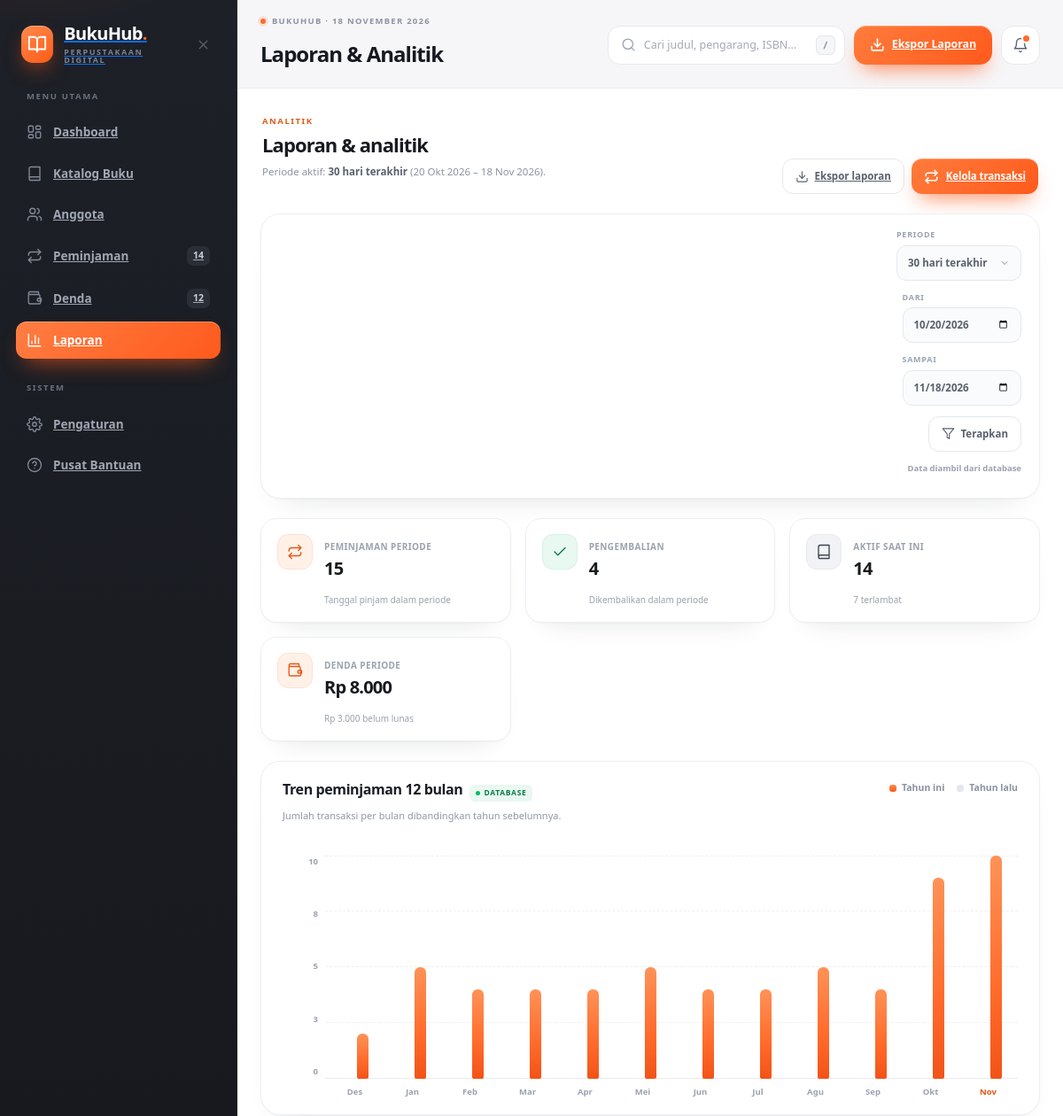
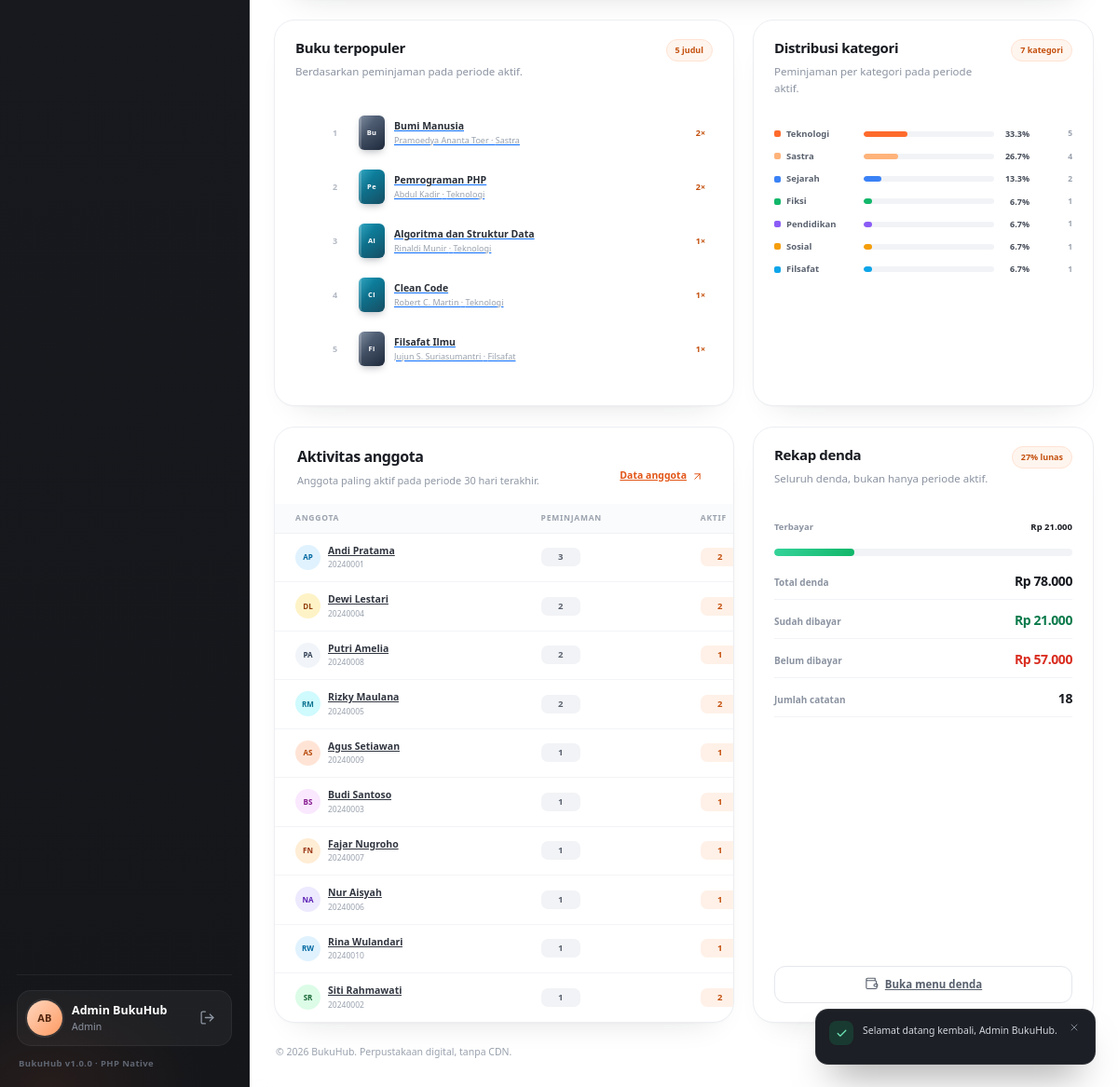
/index.php?page=reports (signed in), run on the app's committed database (2 pictures, top to bottom).
### tables this page shows
CREATE TABLE `buku` (
  `id_buku`         INT UNSIGNED NOT NULL AUTO_INCREMENT,
  `judul`           VARCHAR(180) NOT NULL,
  `pengarang`       VARCHAR(120) NOT NULL,
  `kategori`        VARCHAR(40)  NOT NULL,
  `isbn`            VARCHAR(30)  NULL DEFAULT NULL,
  `penerbit`        VARCHAR(120) NULL DEFAULT NULL,
  `tahun_terbit`    SMALLINT UNSIGNED NULL DEFAULT NULL,
  `sinopsis`        TEXT NULL DEFAULT NULL,
  `jumlah_eksemplar` SMALLINT UNSIGNED NOT NULL DEFAULT 1,
  `stok_tersedia`   SMALLINT UNSIGNED NOT NULL DEFAULT 1,
  `created_at`      TIMESTAMP NOT NULL DEFAULT CURRENT_TIMESTAMP,
  `updated_at`      TIMESTAMP NOT NULL DEFAULT CURRENT_TIMESTAMP ON UPDATE CURRENT_TIMESTAMP,
  PRIMARY KEY (`id_buku`),
  KEY `idx_buku_judul` (`judul`),
  KEY `idx_buku_pengarang` (`pengarang`),
  KEY `idx_buku_kategori` (`kategori`),
  KEY `idx_buku_isbn` (`isbn`),
  KEY `idx_buku_stok` (`stok_tersedia`)
);

CREATE TABLE `anggota` (
  `id_anggota` INT UNSIGNED NOT NULL AUTO_INCREMENT,
  `nama`       VARCHAR(100) NOT NULL,
  `nim_nik`    VARCHAR(30)  NOT NULL,
  `email`      VARCHAR(120) NOT NULL,
  `telepon`    VARCHAR(20)  NULL DEFAULT NULL,
  `alamat`     VARCHAR(255) NULL DEFAULT NULL,
  `maks_pinjam` TINYINT UNSIGNED NOT NULL DEFAULT 3,
  `status`     ENUM('aktif','nonaktif') NOT NULL DEFAULT 'aktif',
  `created_at` TIMESTAMP NOT NULL DEFAULT CURRENT_TIMESTAMP,
  `updated_at` TIMESTAMP NOT NULL DEFAULT CURRENT_TIMESTAMP ON UPDATE CURRENT_TIMESTAMP,
  PRIMARY KEY (`id_anggota`),
  UNIQUE KEY `uq_anggota_nim` (`nim_nik`),
  UNIQUE KEY `uq_anggota_email` (`email`),
  KEY `idx_anggota_status` (`status`),
  KEY `idx_anggota_nama` (`nama`)
);

### views/reports/index.php (the view, shortened to what the rows shown need)
<section class="view is-active" aria-labelledby="reportsHeading">
  <div class="module-head">
    <div>
      <h2 class="module-title" id="reportsHeading">Laporan &amp; analitik</h2>
    </div>
  </div>
  <div class="card chart-card">
    <div class="card-head chart-head">
      <div class="head-copy">
        <div class="title-row">
          <h2>Tren peminjaman 12 bulan</h2>
        </div>
      </div>
    </div>
  </div>
  <div class="report-grid">
    <div class="card report-card">
      <div class="report-head">
        <div>
          <h2 class="module-title module-title--sm">Buku terpopuler</h2>
        </div>
      </div>
      <?php if (empty($topBooks)): ?>
        <p class="fine-foot">Tidak ada peminjaman pada periode ini.</p>
      <?php else: ?>
        <ul class="rank-list">
          <?php foreach ($topBooks as $index => $book): ?>
            <?php $style = category_style($book['kategori']); ?>
            <li class="rank-item">
              <span class="rank-num"><?= $index + 1 ?></span>
              <span class="book-cover book-cover--sm" style="--c1: <?= e($style['c1']) ?>; --c2: <?= e($style['c2']) ?>"><?= e(mb_substr($book['judul'], 0, 2)) ?></span>
              <a class="rank-meta" href="<?= e(book_url((int) $book['id_buku'])) ?>">
                <strong><?= e($book['judul']) ?></strong>
                <span><?= e($book['pengarang']) ?> · <?= e($book['kategori']) ?></span>
              </a>
              <span class="rank-count"><?= num($book['total']) ?>×</span>
            </li>
          <?php endforeach; ?>
        </ul>
      <?php endif; ?>
    </div>
    <div class="card report-card">
      <div class="report-head">
        <div>
          <h2 class="module-title module-title--sm">Distribusi kategori</h2>
        </div>
      </div>
    </div>
  </div>
  <div class="report-grid">
    <div class="card table-card">
      <div class="card-head table-head">
        <div class="head-copy">
          <h2>Aktivitas anggota</h2>
        </div>
      </div>
      <div class="table-wrap">
        <table class="data-table">
          <thead>
            <tr>
              <th>Anggota</th>
              <th>Peminjaman</th>
              <th>Aktif</th>
            </tr>
          </thead>
          <tbody>
            <?php if (empty($memberActivity)): ?>
              <?= empty_row(4, 'Belum ada aktivitas', 'Tambahkan anggota dan transaksi.') ?>
            <?php else: ?>
              <?php foreach ($memberActivity as $member): ?>
                <?php $avatar = avatar_style((int) $member['id_anggota']); ?>
                <tr>
                  <td>
                    <div class="member-cell">
                      <span class="member-avatar" style="--av-bg: <?= e($avatar[0]) ?>; --av-ink: <?= e($avatar[1]) ?>"><?= e(initials($member['nama'])) ?></span>
                      <span class="member-meta">
                        <a class="member-name" href="<?= e(member_url((int) $member['id_anggota'])) ?>"><?= e($member['nama']) ?></a>
                        <span class="member-id"><?= e($member['nim_nik']) ?></span>
                      </span>
                    </div>
                  </td>
                  <td><span class="count-pill"><?= num($member['pinjaman']) ?></span></td>
                  <td><span class="count-pill<?= (int) $member['aktif'] > 0 ? ' count-pill--warn' : '' ?>"><?= num($member['aktif']) ?></span></td>
                </tr>
              <?php endforeach; ?>
            <?php endif; ?>
          </tbody>
        </table>
      </div>
    </div>
    <div class="card report-card">
      <div class="report-head">
        <div>
          <h2 class="module-title module-title--sm">Rekap denda</h2>
        </div>
      </div>
    </div>
  </div>
</section>

### data on the page
buku: judul "Bu", judul "Bumi Manusia", pengarang "Pramoedya Ananta Toer", kategori "Sastra", total "2"
buku: judul "Pe", judul "Pemrograman PHP", pengarang "Abdul Kadir", kategori "Teknologi", total "2"
buku: judul "Al", judul "Algoritma dan Struktur Data", pengarang "Rinaldi Munir", kategori "Teknologi", total "1"
buku: judul "Cl", judul "Clean Code", pengarang "Robert C. Martin", kategori "Teknologi", total "1"
buku: judul "Fi", judul "Filsafat Ilmu", pengarang "Jujun S. Suriasumantri", kategori "Filsafat", total "1"
anggota: nama "AP", nama "Andi Pratama", nim_nik "20240001", pinjaman "3", aktif "2"
anggota: nama "DL", nama "Dewi Lestari", nim_nik "20240004", pinjaman "2", aktif "2"
anggota: nama "PA", nama "Putri Amelia", nim_nik "20240008", pinjaman "2", aktif "1"
anggota: nama "RM", nama "Rizky Maulana", nim_nik "20240005", pinjaman "2", aktif "2"
anggota: nama "AS", nama "Agus Setiawan", nim_nik "20240009", pinjaman "1", aktif "1"
anggota: nama "BS", nama "Budi Santoso", nim_nik "20240003", pinjaman "1", aktif "1"
anggota: nama "FN", nama "Fajar Nugroho", nim_nik "20240007", pinjaman "1", aktif "1"
anggota: nama "NA", nama "Nur Aisyah", nim_nik "20240006", pinjaman "1", aktif "1"
anggota: nama "RW", nama "Rina Wulandari", nim_nik "20240010", pinjaman "1", aktif "1"
anggota: nama "SR", nama "Siti Rahmawati", nim_nik "20240002", pinjaman "1", aktif "2"

### other printed values
$navCounts['active_loans'] "14"
$navCounts['unpaid_fines'] "12"
initials($user['nama'] ?? 'Admin') "AB"
$user['nama'] "Admin BukuHub"
$user['role'] "Admin"
config('version', '1.0.0') "1.0.0"
$pageTitle "Laporan & Analitik"
$topbarAction['label'] "Ekspor Laporan"
$period['label'] "30 hari terakhir"
format_date($period['from']) "20 Okt 2026"
format_date($period['to']) "18 Nov 2026"
num($summary['dipinjam'] ?? 0) "15"
num($summary['dikembalikan'] ?? 0) "4"
num($summary['aktif'] ?? 0) "14"
num($summary['terlambat'] ?? 0) "7"
